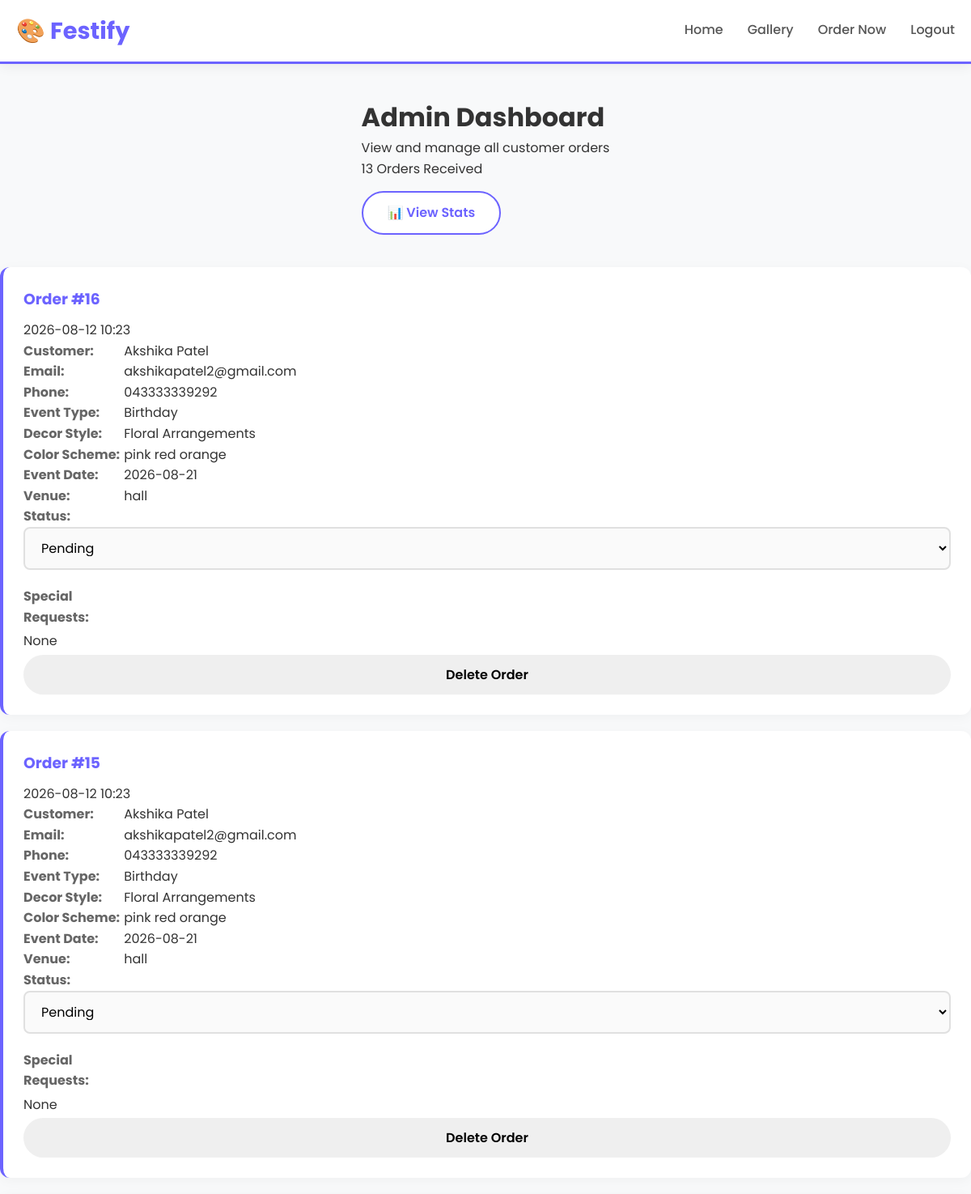
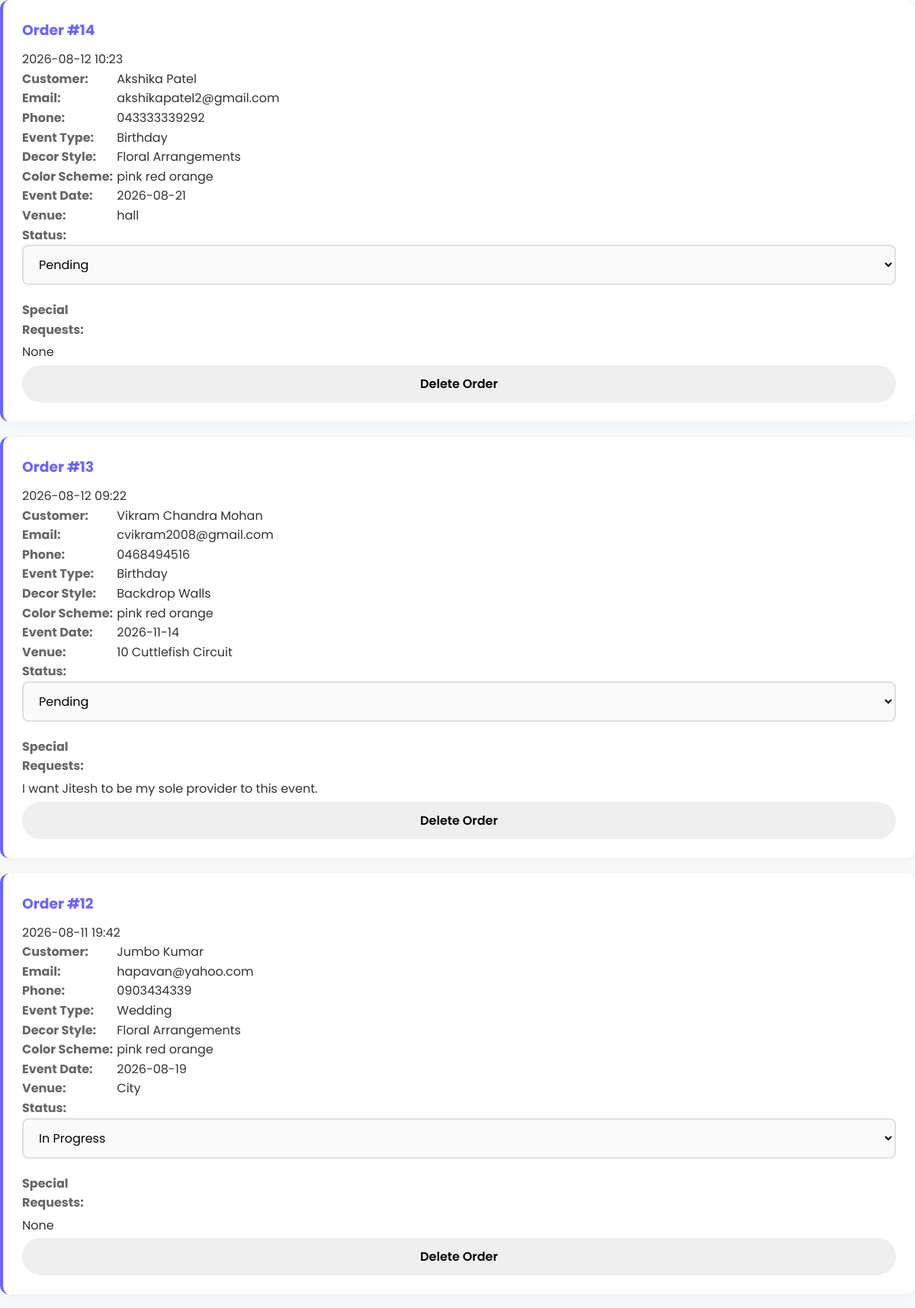
/admin (signed in, upper part), run on the app's committed database (2 pictures, top to bottom).
### tables this page shows
CREATE TABLE orders (
            id INTEGER PRIMARY KEY AUTOINCREMENT,
            customer_name TEXT NOT NULL,
            email TEXT NOT NULL,
            phone TEXT,
            event_type TEXT NOT NULL,
            decor_style TEXT NOT NULL,
            color_scheme TEXT,
            event_date TEXT NOT NULL,
            venue TEXT,
            special_requests TEXT,
            order_date TEXT NOT NULL
        , status TEXT DEFAULT 'Pending');

### app.py (the view)
@app.route("/admin")
def admin():
    if not session.get('logged_in'):
        return redirect("/login")
    search_query = request.args.get('search', '')
    connection = sqlite3.connect(DATABASE)
    cursor = connection.cursor()
    if search_query:
        cursor.execute("SELECT * FROM orders WHERE customer_name LIKE ? ORDER BY id DESC", ('%' + search_query + '%',))
    else:
        cursor.execute("SELECT * FROM orders ORDER BY id DESC")
    orders = cursor.fetchall()
    connection.close()
    return render_template("admin.html", orders=orders, search_query=search_query)

### templates/admin.html (shortened to what this page needs)
<!DOCTYPE html>
<html>
<head>
    <link rel="stylesheet" href="{{ url_for('static', filename='style.css') }}">
</head>
<body>
    <nav class="navbar">
        <div class="nav-container">
            <a href="/" class="nav-logo">🎨 Festify</a>
            <div class="nav-links">
                <a href="/">Home</a>
                <a href="/decor">Gallery</a>
                <a href="/order">Order Now</a>
                <a href="/logout">Logout</a>
            </div>
        </div>
    </nav>
    <div class="container">
        <h1>Admin Dashboard</h1>
    <p>View and manage all customer orders</p>
    <span class="order-count">{{ orders|length }} Orders Received</span>
    <br>
    <a href="/admin/stats" class="btn btn-secondary" style="margin-top: 15px; display: inline-block;">📊 View Stats</a>
        </div>
        {% if orders %}
        <div class="orders-list">
            {% for order in orders %}
            <div class="order-card">
                <div class="order-header">
                    <h3>Order #{{ order[0] }}</h3>
                    <span class="order-date">{{ order[10] }}</span>
                </div>
                <div class="order-details">
                    <div class="order-row">
                        <strong>Customer:</strong> {{ order[1] }}
                    </div>
                    <div class="order-row">
                        <strong>Email:</strong> {{ order[2] }}
                    </div>
                    <div class="order-row">
                        <strong>Phone:</strong> {{ order[3] if order[3] else 'Not provided' }}
                    </div>
                    <div class="order-row">
                        <strong>Event Type:</strong> {{ order[4] }}
                    </div>
                    <div class="order-row">
                        <strong>Decor Style:</strong> {{ order[5] }}
                    </div>
                    <div class="order-row">
                        <strong>Color Scheme:</strong> {{ order[6] if order[6] else 'Not specified' }}
                    </div>
                    <div class="order-row">
                        <strong>Event Date:</strong> {{ order[7] }}
                    </div>
                    <div class="order-row">
                        <strong>Venue:</strong> {{ order[8] if order[8] else 'Not specified' }}
                    </div>
                    <div class="order-row">
                        <strong>Status:</strong>
                        <form action="/update_status/{{ order[0] }}" method="POST" class="status-form">
                            <select name="status" onchange="this.form.submit()">
                                <option value="Pending" {% if order[11] == 'Pending' %}selected{% endif %}>Pending</option>
                                <option value="In Progress" {% if order[11] == 'In Progress' %}selected{% endif %}>In Progress</option>
                            </select>
                        </form>
                    </div>
                    <div class="order-row full-width">
                        <strong>Special Requests:</strong>
                        <p>{{ order[9] if order[9] else 'None' }}</p>
                    </div>
                    <div class="order-row full-width">
                        <form action="/delete_order/{{ order[0] }}" method="POST" onsubmit="return confirm('Are you sure you want to delete this order?')">
                            <button type="submit" class="btn btn-danger">Delete Order</button>
                        </form>
                    </div>
                </div>
            </div>
            {% endfor %}
        </div>
        {% else %}
        <div class="empty-state">
            <p>No orders have been placed yet.</p>
            <a href="/" class="btn btn-primary">Return Home</a>
        </div>
        {% endif %}
</body>
</html>

### static/style.css (style rules this page uses)
* { margin: 0; padding: 0; box-sizing: border-box; }
body { font-family: 'Poppins', sans-serif; background: #f8f9fa; color: #333; min-height: 100vh; display: flex; flex-direction: column; line-height: 1.6; }
a { text-decoration: none; color: inherit; }
.container { max-width: 1200px; margin: 0 auto; padding: 40px 20px; flex: 1; }
.navbar { background: white; box-shadow: 0 2px 15px rgba(0, 0, 0, 0.08); padding: 15px 0; position: sticky; top: 0; z-index: 1000; border-bottom: 3px solid #6C63FF; }
.nav-container { max-width: 1200px; margin: 0 auto; padding: 0 20px; display: flex; justify-content: space-between; align-items: center; flex-wrap: wrap; gap: 15px; }
.nav-logo { font-size: 1.8rem; font-weight: 700; color: #6C63FF; transition: transform 0.3s; }
.nav-links { display: flex; gap: 30px; align-items: center; flex-wrap: wrap; }
.nav-links a { color: #555; font-weight: 500; transition: color 0.3s; padding: 5px 0; border-bottom: 2px solid transparent; }
.btn { display: inline-block; padding: 12px 30px; border-radius: 30px; font-weight: 600; transition: all 0.3s ease; border: none; cursor: pointer; font-size: 1rem; font-family: inherit; text-align: center; }
.btn-secondary { background: white; color: #6C63FF; border: 2px solid #6C63FF; }
form input, form select, form textarea { width: 100%; padding: 12px 16px; border: 2px solid #e0e0e0; border-radius: 8px; font-size: 1rem; transition: all 0.3s ease; font-family: inherit; background: #fafafa; margin-bottom: 20px; }
form button { width: 100%; }
.order-card { background: white; padding: 25px; border-radius: 12px; box-shadow: 0 3px 15px rgba(0, 0, 0, 0.04); border-left: 4px solid #6C63FF; margin-bottom: 20px; }
.order-card h3 { color: #6C63FF; margin-bottom: 10px; }
.order-card p { padding: 4px 0; }
.order-card strong { color: #666; display: inline-block; width: 120px; }

### data on the page
orders: id "16", order_date "2026-08-12 10:23", customer_name "Akshika Patel", email "akshikapatel2@gmail.com", phone "043333339292", event_type "Birthday", decor_style "Floral Arrangements", color_scheme "pink red orange", event_date "2026-08-21", venue "hall", status "Pending", special_requests "None"
orders: id "15", order_date "2026-08-12 10:23", customer_name "Akshika Patel", email "akshikapatel2@gmail.com", phone "043333339292", event_type "Birthday", decor_style "Floral Arrangements", color_scheme "pink red orange", event_date "2026-08-21", venue "hall", status "Pending", special_requests "None"
orders: id "14", order_date "2026-08-12 10:23", customer_name "Akshika Patel", email "akshikapatel2@gmail.com", phone "043333339292", event_type "Birthday", decor_style "Floral Arrangements", color_scheme "pink red orange", event_date "2026-08-21", venue "hall", status "Pending", special_requests "None"
orders: id "13", order_date "2026-08-12 09:22", customer_name "Vikram Chandra Mohan", email "cvikram2008@gmail.com", phone "0468494516", event_type "Birthday", decor_style "Backdrop Walls", color_scheme "pink red orange", event_date "2026-11-14", venue "10 Cuttlefish Circuit", status "Pending", special_requests "I want Jitesh to be my sole provider to this event."
orders: id "12", order_date "2026-08-11 19:42", customer_name "Jumbo Kumar", email "hapavan@yahoo.com", phone "0903434339", event_type "Wedding", decor_style "Floral Arrangements", color_scheme "pink red orange", event_date "2026-08-19", venue "City", status "In Progress", special_requests "None"

### other printed values
{{ orders|length }} "13"
